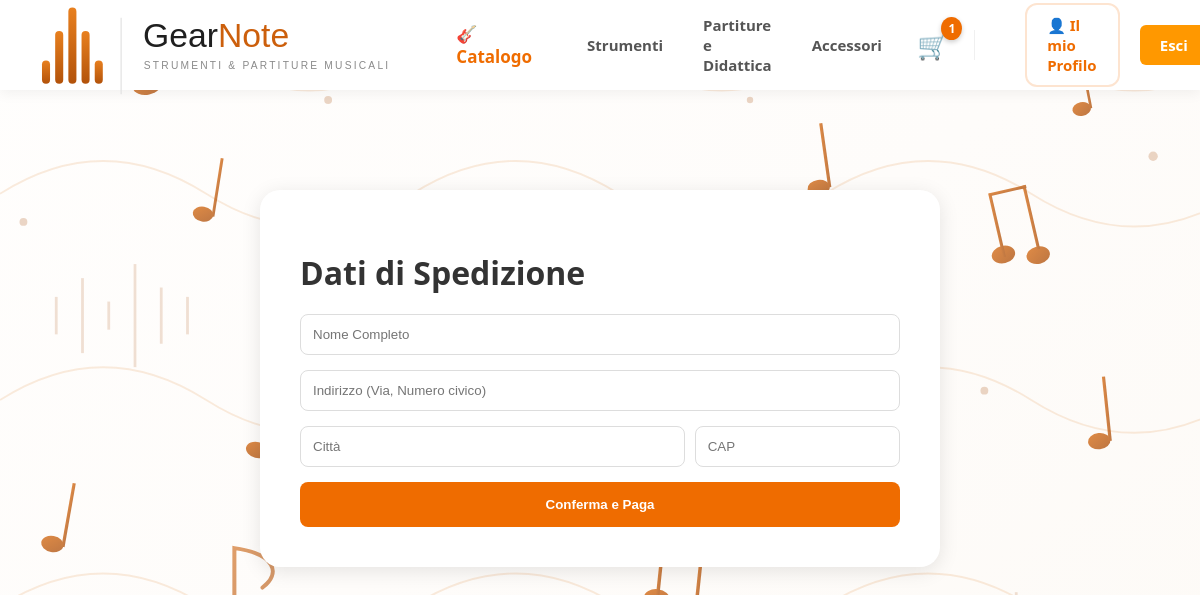
Screenshot of /carrello/checkout/ (signed in) with the database file from the repository.
### catalog/models.py (models this page shows, shortened)
class Categoria(models.Model):
    nome = models.CharField(max_length=100)
    slug = models.SlugField(unique=True, blank=True)
    categoria_padre = models.ForeignKey(
        'self',
        on_delete=models.CASCADE,
        null=True,
        blank=True,
        related_name='sottocategorie'
    )
    class Meta:
        verbose_name_plural = "Categorie"

### cart/views.py (the view, shortened to what this page needs)
# urls.py: path('checkout/', views.checkout, name='checkout'),
@login_required(login_url='accounts:login')
def checkout(request):
    try:
        carrello = Carrello.objects.get(utente=request.user)
    except Carrello.DoesNotExist:
        return redirect('cart:vedi_carrello')
    elementi = carrello.elementi.all()
    if not elementi.exists():
        messages.error(request, "Il tuo carrello è vuoto.")
        return redirect('cart:vedi_carrello')
    return render(request, 'cart/checkout.html', {'carrello': carrello})

### cart/context_processors.py (called while the page is built)
def contatore_carrello(request):
    conteggio = 0
    if request.user.is_authenticated and request.user.profilo.ruolo != 'venditore':
        try:
            carrello = Carrello.objects.get(utente=request.user)
            conteggio = carrello.numero_articoli
        except Carrello.DoesNotExist:
            conteggio = 0
    return {'cart_items_count': conteggio}

### cart/models.py (called while the page is built)
    @property
    def numero_articoli(self):
        elementi = self.elementi.all()
        return sum([elemento.quantita for elemento in elementi])

### catalog/context_processors.py (called while the page is built)
def categorie_navbar(request):
    return {
        'categorie_principali': Categoria.objects.filter(categoria_padre__isnull=True)
    }

### cart/templates/cart/checkout.html (shortened to what this page needs)
{% extends 'base.html' %}
{% block content %}
<div style="max-width: 600px; margin: 40px auto; background: white; padding: 40px; border-radius: 20px; box-shadow: 0 4px 20px rgba(0,0,0,0.1);">
    <h1 style="margin-bottom: 20px;">Dati di Spedizione</h1>
    <form method="POST" onsubmit="this.querySelector('button').disabled=true; this.querySelector('button').innerText='Elaborazione...';">
        <div style="display: flex; flex-direction: column; gap: 15px;">
            <input type="text" name="nome" placeholder="Nome Completo" required minlength="3" style="padding: 12px; border: 1px solid #ddd; border-radius: 8px;">
            <input type="text" name="indirizzo" placeholder="Indirizzo (Via, Numero civico)" required style="padding: 12px; border: 1px solid #ddd; border-radius: 8px;">
            <div style="display: flex; gap: 10px;">
                <input type="text" name="citta" placeholder="Città" required style="flex: 2; padding: 12px; border: 1px solid #ddd; border-radius: 8px;">
                <input type="text" name="cap" placeholder="CAP" required pattern="\d{5}" title="Inserisci 5 cifre" style="flex: 1; padding: 12px; border: 1px solid #ddd; border-radius: 8px;">
            </div>
            <button type="submit" style="padding: 15px; background: #ef6c00; color: white; border: none; border-radius: 8px; font-weight: bold; cursor: pointer;">
                Conferma e Paga
            </button>
        </div>
    </form>
</div>
{% endblock %}

### templates/base.html (shortened to what this page needs)
{% load static %}
<!DOCTYPE html>
<html lang="it">
<head>
    <link rel="stylesheet" href="{% static 'css/style.css' %}">
</head>
<body>
    <header class="navbar" style="display: flex; justify-content: space-between; align-items: center;">
        <div style="display: flex; align-items: center; gap: 40px;">
            <div class="logo">
                <a href="/">
                    <img src="{% static 'img/logo.svg' %}" alt="Logo GearNote" style="display: block;">
                </a>
            </div>
            <a href="{% url 'catalog:lista' %}" style="
                font-size: 17px;
                font-weight: 800;
                color: #ef6c00;
                text-decoration: none;
                display: flex;
                align-items: center;
                gap: 8px;
                padding: 8px 15px;
                border-radius: 12px;
                transition: all 0.2s ease;
            " onmouseover="this.style.backgroundColor='#fff8f3'; this.style.transform='translateY(-2px)';" onmouseout="this.style.backgroundColor='transparent'; this.style.transform='translateY(0)';"
            >
                🎸 Catalogo
            </a>
            {% for macro in categorie_principali %}
                <a href="{% url 'catalog:categoria_detail' macro.slug %}" class="link-macro" style="
                    font-size: 15px;
                    font-weight: 600;
                    color: #555;
                    text-decoration: none;
                    transition: color 0.2s;
                " onmouseover="this.style.color='#ef6c00';" onmouseout="this.style.color='#555';">
                    {{ macro.nome }}
                </a>
            {% endfor %}
        </div>
        <nav class="nav-links" style="display: flex; align-items: center; gap: 20px;">
            <a href="{% url 'cart:vedi_carrello' %}" style="text-decoration: none; position: relative; display: flex; align-items: center; justify-content: center; padding: 5px; transition: transform 0.2s ease;" onmouseover="this.style.transform='scale(1.1)';" onmouseout="this.style.transform='scale(1)';">
                <span style="font-size: 26px;">🛒</span>
                {% if cart_items_count > 0 %}
                    <span style="position: absolute; top: -5px; right: -8px; background: #ef6c00; color: white; border-radius: 50%; padding: 3px 7px; font-size: 12px; font-weight: 900; box-shadow: 0 2px 5px rgba(0,0,0,0.2);">
                        {{ cart_items_count }}
                    </span>
                {% endif %}
            </a>
            {% if user.is_authenticated %}
                <a href="{% url 'accounts:profilo' %}" style="
                    padding: 10px 20px;
                    background: white;
                    color: #ef6c00;
                    border: 2px solid #fde4d0;
                    border-radius: 12px;
                    font-weight: 700;
                    text-decoration: none;
                    transition: all 0.2s ease;
                " onmouseover="this.style.borderColor='#ef6c00'; this.style.boxShadow='0 4px 10px rgba(239, 108, 0, 0.1)';" onmouseout="this.style.borderColor='#fde4d0'; this.style.boxShadow='none';">
                    👤 Il mio Profilo
                </a>
                <form action="{% url 'accounts:logout' %}" method="post" style="display: inline;">
                    <button type="submit" class="btn-primary">Esci</button>
                </form>
            {% else %}
                <a href="{% url 'accounts:login' %}" style="text-decoration: none; color: #333; font-weight: 700; padding: 10px 15px;">Accedi</a>
                <a href="{% url 'accounts:registrati' %}" class="btn-primary">Registrati</a>
            {% endif %}
        </nav>
    </header>
    <main class="container">
        {% block content %}
        {% endblock content %}
    </main>
</body>
</html>

### static/css/style.css (style rules this page uses)
:root { --colore-sfondo: #f4f6f9; --colore-bianco: #ffffff; --testo-base: #333333; --testo-titoli: #1a1a1a; --testo-secondario: #555555; --testo-chiaro: #666666; --arancione-base: #ff9800; --arancione-scuro: #e67e22; --ombra-arancione: rgba(255, 152, 0, 0.4); --rosso-logout: #e74c3c; --rosso-logout-hover: #c0392b; --bordo-input: #dddddd; --ombra-leggera: 0 4px 12px rgba(0, 0, 0, 0.05); --ombra-scheda: 0 8px 24px rgba(0, 0, 0, 0.08); }
body { margin: 0; padding: 0; font-family: 'Segoe UI', Roboto, Helvetica, Arial, sans-serif; color: var(--testo-base); background-image: url('../img/background.svg'); background-size: cover; background-position: center; background-repeat: no-repeat; background-attachment: fixed; }
.navbar { background-color: var(--colore-bianco); box-shadow: var(--ombra-leggera); display: flex; justify-content: space-between; align-items: center; padding: 0 50px 0 20px; height: 90px; box-sizing: border-box; position: sticky; top: 0; z-index: 1000; }
.container { max-width: 1000px; margin: 40px auto; padding: 20px; }
.logo { display: flex; align-items: center; height: 100%; padding: 0; }
.logo a { display: flex; align-items: center; text-decoration: none; height: 100%; }
.logo img { height: 110px; width: auto; display: block; margin-top: 0px; transition: transform 0.2s ease-in-out; }
.nav-links { display: flex; align-items: center; }
.nav-links a { color: var(--testo-secondario); text-decoration: none; font-weight: 600; font-size: 15px; margin-left: 30px; transition: color 0.2s ease-in-out; }
.btn-primary { background-color: var(--arancione-base) !important; color: var(--colore-bianco) !important; padding: 10px 20px; border: none !important; border-radius: 6px; font-size: 15px; font-weight: bold; font-family: inherit; cursor: pointer; text-align: center; text-decoration: none !important; display: inline-block; box-sizing: border-box; transition: all 0.3s ease !important; }
a.btn-primary, a.btn-primary:link, a.btn-primary:visited, a.btn-primary:hover, a.btn-primary:active, button.btn-primary { color: var(--colore-bianco) !important; }
html { scrollbar-width: thin; scrollbar-color: var(--arancione-scuro) #f4f1ec; }

### rows the page displays
Categoria: nome "Strumenti"
Categoria: nome "Partiture e Didattica"
Categoria: nome "Accessori"

### other values shown
{{ cart_items_count }} "1"
